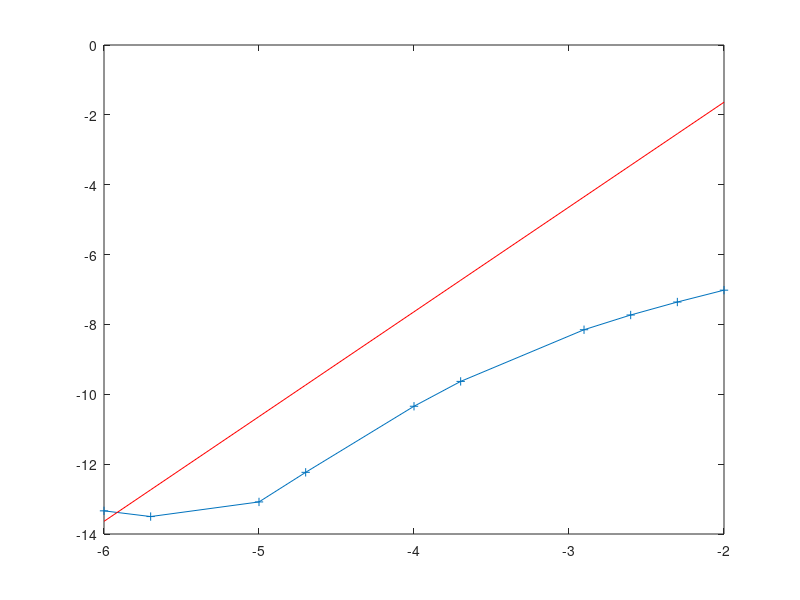

Recreate this plot in MATLAB.
clear all; close all; clc;

bf=@(x)4*x.*(1-x);
a=integral(@(x)bf(x).*bf(x),0,1)
b=integral(@(x)bf(x),0,1)
g=integral(@(x)(4*(1-2*x)).^2,0,1)
D=1;
v=1e3;
nsf=1.1;sa=1;
p=2;

A=-D*g+(nsf-sa)*a;
IV=a/v;
S =@(t) a/4/v*p*(1+t).^(p-1) + (1+t).^p*((sa-nsf)*a/4+2*D*b);
ex=@(t)(1+t).^p/4;

rk.nstages=3;
rk.g=0.43586652150845899941601945119356;
rk.a=[rk.g 0 0; ...
    ((1-rk.g)/2) rk.g 0;...
    (-(6*rk.g^2-16*rk.g+1)/4) ((6*rk.g^2-20*rk.g+5)/4) rk.g];
rk.c=sum(rk.a,2);
rk.b=rk.a(rk.nstages,:);

yold=0.25;

tend=0.1;

ntimes=[10 20 40 80 500 1000 5000 1e4 5e4 1e5];% 5e5];
for iconv=1:length(ntimes)
    dt=tend/ntimes(iconv); 
    tn=0;
    yn=yold;
    fprintf('%d/%d\n',iconv,length(ntimes));
    for it=1:ntimes(iconv)
        for i=1:rk.nstages
            ti = tn + rk.c(i)*dt;
            SS(i)=S(ti);
            rhs = IV*yn + dt*rk.a(i,i)*SS(i);
            for j=1:i-1
                rhs = rhs + dt*rk.a(i,j)*(A*y(j)+SS(j));
            end
            y(i) = (IV -rk.a(i,i)*dt*A) \ rhs;
        end
        yn = y(3);
        tn = tn + dt;
    end
    err(iconv)=abs(yn-ex(tend));
end

plot( log10(tend./ntimes), log10(err), '+-' )
% reference line y=Cx^s log(y) = log(C) + s log(x)
% we pick one value of (x,y) to get C
% the multiplier in front of C is used to shift the ref. line
nn=1; % 
nn=length(err);
s=3;C=0.5*err(nn)/(tend/ntimes(nn))^s;
y=C*(tend./ntimes).^s;
hold on;plot(log10(tend./ntimes), log10(y), 'r-')
